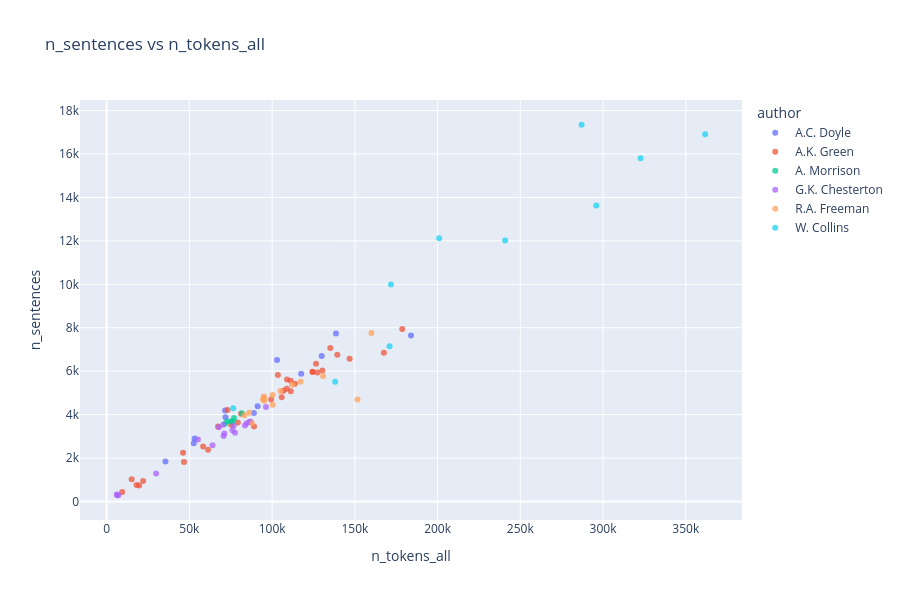
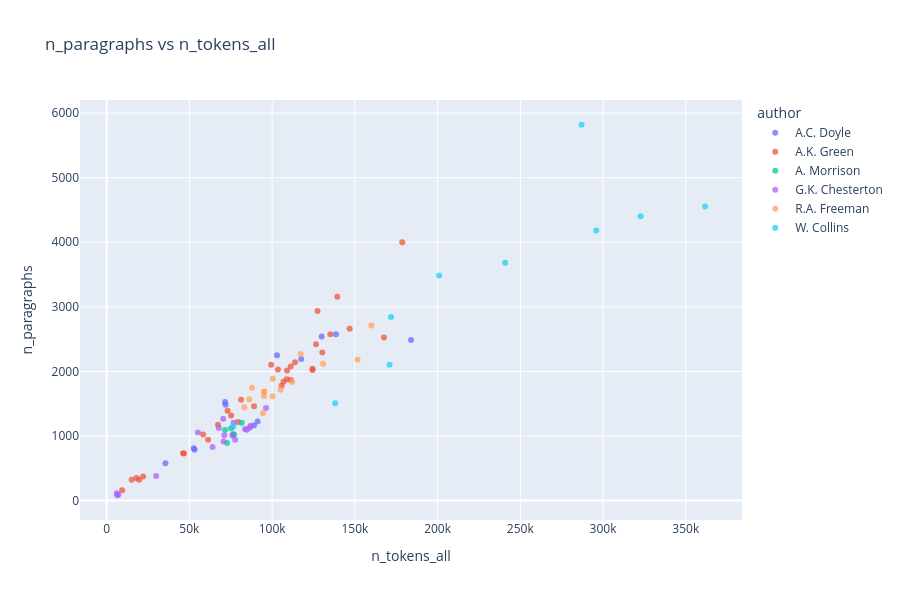
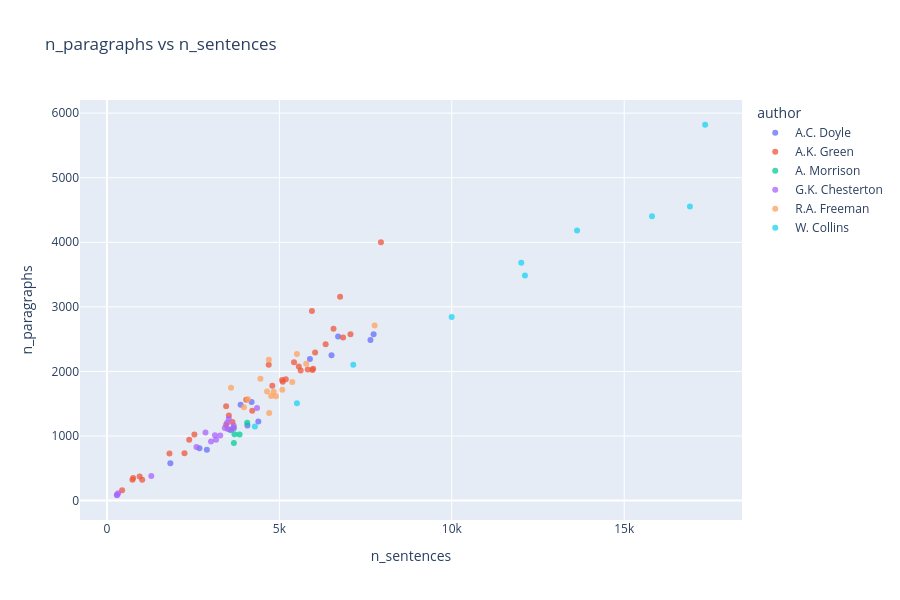
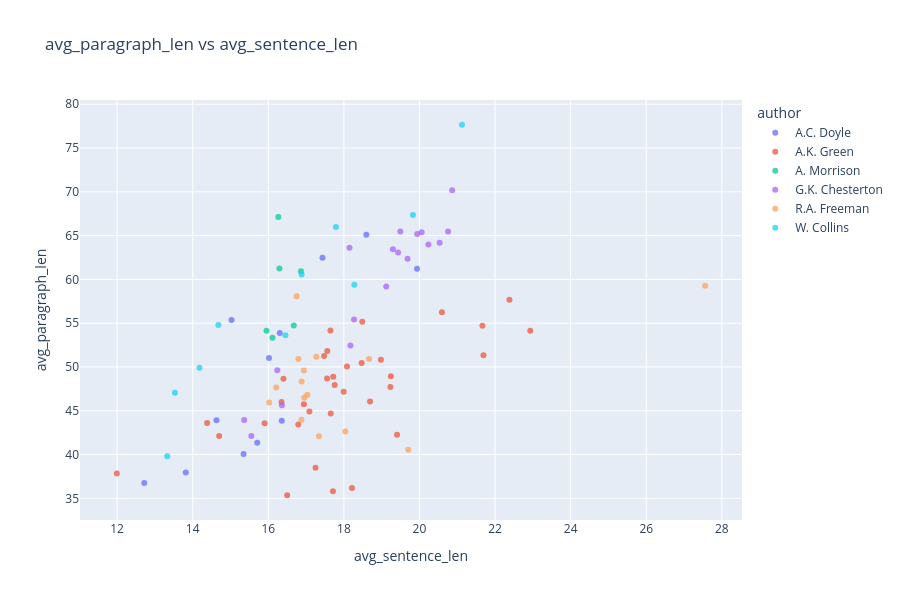

The notebook cell these images were saved under, in order:
### Code cell
plot_scatter_list_plotly(
    data=df_corpus,
    scatter_pairs=scatter_pairs,
    hue="author",
    work_col="title",
)

### Figure 1 — Plotly figure (JSON) as saved in the notebook; plotly's stock layout.template omitted (floating-point values rounded to 4 significant figures)
{"data": [{"customdata": [["A.C. Doyle"], ["A.C. Doyle"], ["A.C. Doyle"], ["A.C. Doyle"], ["A.C. Doyle"], ["A.C. Doyle"], ["A.C. Doyle"], ["A.C. Doyle"], ["A.C. Doyle"], ["A.C. Doyle"], ["A.C. Doyle"], ["A.C. Doyle"]], "hovertemplate": "<b>%{hovertext}</b><br><br>author=%{customdata[0]}<br>n_tokens_all=%{x}<br>n_sentences=%{y}<extra></extra>", "hovertext": ["A Study in Scarlet", "Tales of Terror and Mystery", "The Adventures of Sherlock Holmes", "The case-book of Sherlock Holmes", "The Hound of the Baskervilles", "The Lost World", "The Memoirs of Sherlock Holmes", "The Poison Belt", "The Return of Sherlock Holmes", "The Sign of the Four", "The Valley of Fear", "The White Company"], "legendgroup": "A.C. Doyle", "marker": {"color": "#636efa", "opacity": 0.75, "symbol": "circle"}, "mode": "markers", "name": "A.C. Doyle", "orientation": "v", "showlegend": true, "type": "scatter", "x": [52652, 89015, 129975, 102951, 71859, 91227, 117561, 35538, 138594, 53173, 71564, 183941], "xaxis": "x", "y": [2683, 4073, 6703, 6512, 3876, 4390, 5886, 1839, 7733, 2897, 4194, 7641], "yaxis": "y"}, {"customdata": [["A.K. Green"], ["A.K. Green"], ["A.K. Green"], ["A.K. Green"], ["A.K. Green"], ["A.K. Green"], ["A.K. Green"], ["A.K. Green"], ["A.K. Green"], ["A.K. Green"], ["A.K. Green"], ["A.K. Green"], ["A.K. Green"], ["A.K. Green"], ["A.K. Green"], ["A.K. Green"], ["A.K. Green"], ["A.K. Green"], ["A.K. Green"], ["A.K. Green"], ["A.K. Green"], ["A.K. Green"], ["A.K. Green"], ["A.K. Green"], ["A.K. Green"], ["A.K. Green"], ["A.K. Green"], ["A.K. Green"], ["A.K. Green"], ["A.K. Green"], ["A.K. Green"], ["A.K. Green"], ["A.K. Green"], ["A.K. Green"]], "hovertemplate": "<b>%{hovertext}</b><br><br>author=%{customdata[0]}<br>n_tokens_all=%{x}<br>n_sentences=%{y}<extra></extra>", "hovertext": ["7 to 12: A Detective Story", "A Difficult Problem", "A Matter of Millions", "A Strange Disappearance", "Agatha Webb", "Behind Closed Doors", "Cynthia Wakeham's Money", "Dark Hollow", "Doctor Izard", "Hand and Ring", "Initials Only", "Lost Man's Lane", "Masterpieces of Mystery", "One of My Sons", "Room Number 3, and Other Detective Stories", "That Affair Next Door", "The Chief Legatee", "The Circular Study", "The Doctor, his Wife, and the Clock", "The Filigree Ball", "The Forsaken Inn", "The Golden Slipper and Other Problems for Violet Strange", "The House of the Whispering Pines", "The Leavenworth Case", "The Mill Mystery", "The Millionaire Baby", "The Mystery of the Hasty Arrow", "The Old Stone House and Other Stories", "The Step on the Stair ", "The Sword of Damocles", "The Woman in the Alcove", "Three Thousand Dollars", "To the Minute", "X Y Z: A Detective Story"], "legendgroup": "A.K. Green", "marker": {"color": "#EF553B", "opacity": 0.75, "symbol": "circle"}, "mode": "markers", "name": "A.K. Green", "orientation": "v", "showlegend": true, "type": "scatter", "x": [18034, 9390, 130354, 61280, 106902, 146869, 99398, 108994, 58302, 178660, 103512, 111284, 124417, 113875, 124455, 127431, 73064, 67303, 19622, 105773, 75234, 108860, 135173, 139396, 89085, 81231, 111247, 46731, 126528, 167590, 79314, 15120, 46167, 22028], "xaxis": "x", "y": [761, 440, 6036, 2385, 5098, 6570, 4691, 5618, 2536, 7946, 5823, 5080, 5959, 5425, 5979, 5944, 4213, 3455, 739, 4795, 3535, 5187, 7062, 6761, 3456, 4038, 5564, 1813, 6342, 6848, 3640, 1022, 2249, 948], "yaxis": "y"}, {"customdata": [["A. Morrison"], ["A. Morrison"], ["A. Morrison"], ["A. Morrison"], ["A. Morrison"], ["A. Morrison"]], "hovertemplate": "<b>%{hovertext}</b><br><br>author=%{customdata[0]}<br>n_tokens_all=%{x}<br>n_sentences=%{y}<extra></extra>", "hovertext": ["Adventures of Martin Hewit", "Chronicles of Martin Hewitt", "Martin Hewitt, Investigator", "The Dorrington Deed-Box", "The Red Triangle", "The Hole in the Wall"], "legendgroup": "A. Morrison", "marker": {"color": "#00cc96", "opacity": 0.75, "symbol": "circle"}, "mode": "markers", "name": "A. Morrison", "orientation": "v", "showlegend": true, "type": "scatter", "x": [76985, 75200, 71543, 72825, 76430, 81647], "xaxis": "x", "y": [3846, 3678, 3577, 3681, 3698, 4067], "yaxis": "y"}, {"customdata": [["G.K. Chesterton"], ["G.K. Chesterton"], ["G.K. Chesterton"], ["G.K. Chesterton"], ["G.K. Chesterton"], ["G.K. Chesterton"], ["G.K. Chesterton"], ["G.K. Chesterton"], ["G.K. Chesterton"], ["G.K. Chesterton"], ["G.K. Chesterton"], ["G.K. Chesterton"], ["G.K. Chesterton"], ["G.K. Chesterton"], ["G.K. Chesterton"], ["G.K. Chesterton"], ["G.K. Chesterton"], ["G.K. Chesterton"]], "hovertemplate": "<b>%{hovertext}</b><br><br>author=%{customdata[0]}<br>n_tokens_all=%{x}<br>n_sentences=%{y}<extra></extra>", "hovertext": ["Four Faultless Felons", "Manalive", "The Club of Queer Trades", "The Donnington Affair", "The Incredulity of Father Brown", "The innocence of Father Brown", "The Man Who Knew Too Much", "The Man Who Was Thursday: A Nightmare", "The Mask of Midas", "The Napoleon of Notting Hill", "The Paradoxes of Mr Pond", "The Poet and The Lunatics", "The Return of Don Quixote", "The Scandal of Father Brown", "The Secret of Father Brown", "The Trees of Pride", "The White Pillars Murder", "The Wisdom of Father Brown"], "legendgroup": "G.K. Chesterton", "marker": {"color": "#ab63fa", "opacity": 0.75, "symbol": "circle"}, "mode": "markers", "name": "G.K. Chesterton", "orientation": "v", "showlegend": true, "type": "scatter", "x": [83630, 70692, 55164, 6160, 84659, 96290, 71123, 70438, 7069, 67778, 64005, 77607, 86489, 76020, 76742, 29904, 6390, 86943], "xaxis": "x", "y": [3504, 3018, 2857, 326, 3603, 4352, 3132, 3533, 287, 3418, 2595, 3164, 3668, 3285, 3484, 1286, 291, 3677], "yaxis": "y"}, {"customdata": [["R.A. Freeman"], ["R.A. Freeman"], ["R.A. Freeman"], ["R.A. Freeman"], ["R.A. Freeman"], ["R.A. Freeman"], ["R.A. Freeman"], ["R.A. Freeman"], ["R.A. Freeman"], ["R.A. Freeman"], ["R.A. Freeman"], ["R.A. Freeman"], ["R.A. Freeman"], ["R.A. Freeman"], ["R.A. Freeman"]], "hovertemplate": "<b>%{hovertext}</b><br><br>author=%{customdata[0]}<br>n_tokens_all=%{x}<br>n_sentences=%{y}<extra></extra>", "hovertext": ["A silent witness", "As a thief in the night", "Dr. Thorndyke's Casebook", "Helen Vardon's confession", "John Thorndyke's Cases", "The D'Arblay Mystery", "The Exploits of Danby Croker", "The Eye of Osiris", "The golden pool", "The Magic Casket", "The Mystery of 31 New Inn", "The mystery of Angelina Frood", "The Red Thumb Mark", "The shadow of the Wolf", "The singing bone"], "legendgroup": "R.A. Freeman", "marker": {"color": "#FFA15A", "opacity": 0.75, "symbol": "circle"}, "mode": "markers", "name": "R.A. Freeman", "orientation": "v", "showlegend": true, "type": "scatter", "x": [130810, 105047, 83241, 159996, 100421, 100349, 94972, 117237, 151629, 95144, 95318, 112084, 87816, 94472, 86218], "xaxis": "x", "y": [5778, 5084, 3972, 7762, 4450, 4902, 4833, 5509, 4695, 4762, 4642, 5374, 3598, 4705, 4090], "yaxis": "y"}, {"customdata": [["W. Collins"], ["W. Collins"], ["W. Collins"], ["W. Collins"], ["W. Collins"], ["W. Collins"], ["W. Collins"], ["W. Collins"], ["W. Collins"], ["W. Collins"]], "hovertemplate": "<b>%{hovertext}</b><br><br>author=%{customdata[0]}<br>n_tokens_all=%{x}<br>n_sentences=%{y}<extra></extra>", "hovertext": ["Armadale", "Basil", "Man and Wife", "No Name", "Poor Miss Finch", "The Dead Secret", "The Haunted Hotel", "The Law and the Lady", "The Moonstone", "The Woman in White"], "legendgroup": "W. Collins", "marker": {"color": "#19d3f3", "opacity": 0.75, "symbol": "circle"}, "mode": "markers", "name": "W. Collins", "orientation": "v", "showlegend": true, "type": "scatter", "x": [361724, 138116, 287031, 322699, 200961, 170995, 76506, 171842, 240864, 295911], "xaxis": "x", "y": [16905, 5510, 17347, 15806, 12121, 7143, 4289, 9996, 12014, 13633], "yaxis": "y"}], "layout": {"height": 600, "legend": {"title": {"text": "author"}, "tracegroupgap": 0}, "title": {"text": "n_sentences vs n_tokens_all"}, "width": 900, "xaxis": {"anchor": "y", "domain": [0, 1], "title": {"text": "n_tokens_all"}}, "yaxis": {"anchor": "x", "domain": [0, 1], "title": {"text": "n_sentences"}}}}

### Figure 2 — Plotly figure (JSON) as saved in the notebook; plotly's stock layout.template omitted (floating-point values rounded to 4 significant figures)
{"data": [{"customdata": [["A.C. Doyle"], ["A.C. Doyle"], ["A.C. Doyle"], ["A.C. Doyle"], ["A.C. Doyle"], ["A.C. Doyle"], ["A.C. Doyle"], ["A.C. Doyle"], ["A.C. Doyle"], ["A.C. Doyle"], ["A.C. Doyle"], ["A.C. Doyle"]], "hovertemplate": "<b>%{hovertext}</b><br><br>author=%{customdata[0]}<br>n_tokens_all=%{x}<br>n_paragraphs=%{y}<extra></extra>", "hovertext": ["A Study in Scarlet", "Tales of Terror and Mystery", "The Adventures of Sherlock Holmes", "The case-book of Sherlock Holmes", "The Hound of the Baskervilles", "The Lost World", "The Memoirs of Sherlock Holmes", "The Poison Belt", "The Return of Sherlock Holmes", "The Sign of the Four", "The Valley of Fear", "The White Company"], "legendgroup": "A.C. Doyle", "marker": {"color": "#636efa", "opacity": 0.75, "symbol": "circle"}, "mode": "markers", "name": "A.C. Doyle", "orientation": "v", "showlegend": true, "type": "scatter", "x": [52652, 89015, 129975, 102951, 71859, 91227, 117561, 35538, 138594, 53173, 71564, 183941], "xaxis": "x", "y": [810, 1163, 2543, 2250, 1485, 1225, 2193, 577, 2575, 786, 1527, 2487], "yaxis": "y"}, {"customdata": [["A.K. Green"], ["A.K. Green"], ["A.K. Green"], ["A.K. Green"], ["A.K. Green"], ["A.K. Green"], ["A.K. Green"], ["A.K. Green"], ["A.K. Green"], ["A.K. Green"], ["A.K. Green"], ["A.K. Green"], ["A.K. Green"], ["A.K. Green"], ["A.K. Green"], ["A.K. Green"], ["A.K. Green"], ["A.K. Green"], ["A.K. Green"], ["A.K. Green"], ["A.K. Green"], ["A.K. Green"], ["A.K. Green"], ["A.K. Green"], ["A.K. Green"], ["A.K. Green"], ["A.K. Green"], ["A.K. Green"], ["A.K. Green"], ["A.K. Green"], ["A.K. Green"], ["A.K. Green"], ["A.K. Green"], ["A.K. Green"]], "hovertemplate": "<b>%{hovertext}</b><br><br>author=%{customdata[0]}<br>n_tokens_all=%{x}<br>n_paragraphs=%{y}<extra></extra>", "hovertext": ["7 to 12: A Detective Story", "A Difficult Problem", "A Matter of Millions", "A Strange Disappearance", "Agatha Webb", "Behind Closed Doors", "Cynthia Wakeham's Money", "Dark Hollow", "Doctor Izard", "Hand and Ring", "Initials Only", "Lost Man's Lane", "Masterpieces of Mystery", "One of My Sons", "Room Number 3, and Other Detective Stories", "That Affair Next Door", "The Chief Legatee", "The Circular Study", "The Doctor, his Wife, and the Clock", "The Filigree Ball", "The Forsaken Inn", "The Golden Slipper and Other Problems for Violet Strange", "The House of the Whispering Pines", "The Leavenworth Case", "The Mill Mystery", "The Millionaire Baby", "The Mystery of the Hasty Arrow", "The Old Stone House and Other Stories", "The Step on the Stair ", "The Sword of Damocles", "The Woman in the Alcove", "Three Thousand Dollars", "To the Minute", "X Y Z: A Detective Story"], "legendgroup": "A.K. Green", "marker": {"color": "#EF553B", "opacity": 0.75, "symbol": "circle"}, "mode": "markers", "name": "A.K. Green", "orientation": "v", "showlegend": true, "type": "scatter", "x": [18034, 9390, 130354, 61280, 106902, 146869, 99398, 108994, 58302, 178660, 103512, 111284, 124417, 113875, 124455, 127431, 73064, 67303, 19622, 105773, 75234, 108860, 135173, 139396, 89085, 81231, 111247, 46731, 126528, 167590, 79314, 15120, 46167, 22028], "xaxis": "x", "y": [350, 159, 2295, 944, 1840, 2663, 2103, 2013, 1022, 4000, 2032, 1868, 2023, 2144, 2041, 2936, 1390, 1175, 324, 1780, 1318, 1880, 2577, 3155, 1461, 1562, 2077, 730, 2420, 2527, 1219, 324, 732, 374], "yaxis": "y"}, {"customdata": [["A. Morrison"], ["A. Morrison"], ["A. Morrison"], ["A. Morrison"], ["A. Morrison"], ["A. Morrison"]], "hovertemplate": "<b>%{hovertext}</b><br><br>author=%{customdata[0]}<br>n_tokens_all=%{x}<br>n_paragraphs=%{y}<extra></extra>", "hovertext": ["Adventures of Martin Hewit", "Chronicles of Martin Hewitt", "Martin Hewitt, Investigator", "The Dorrington Deed-Box", "The Red Triangle", "The Hole in the Wall"], "legendgroup": "A. Morrison", "marker": {"color": "#00cc96", "opacity": 0.75, "symbol": "circle"}, "mode": "markers", "name": "A. Morrison", "orientation": "v", "showlegend": true, "type": "scatter", "x": [76985, 75200, 71543, 72825, 76430, 81647], "xaxis": "x", "y": [1023, 1119, 1093, 893, 1026, 1205], "yaxis": "y"}, {"customdata": [["G.K. Chesterton"], ["G.K. Chesterton"], ["G.K. Chesterton"], ["G.K. Chesterton"], ["G.K. Chesterton"], ["G.K. Chesterton"], ["G.K. Chesterton"], ["G.K. Chesterton"], ["G.K. Chesterton"], ["G.K. Chesterton"], ["G.K. Chesterton"], ["G.K. Chesterton"], ["G.K. Chesterton"], ["G.K. Chesterton"], ["G.K. Chesterton"], ["G.K. Chesterton"], ["G.K. Chesterton"], ["G.K. Chesterton"]], "hovertemplate": "<b>%{hovertext}</b><br><br>author=%{customdata[0]}<br>n_tokens_all=%{x}<br>n_paragraphs=%{y}<extra></extra>", "hovertext": ["Four Faultless Felons", "Manalive", "The Club of Queer Trades", "The Donnington Affair", "The Incredulity of Father Brown", "The innocence of Father Brown", "The Man Who Knew Too Much", "The Man Who Was Thursday: A Nightmare", "The Mask of Midas", "The Napoleon of Notting Hill", "The Paradoxes of Mr Pond", "The Poet and The Lunatics", "The Return of Don Quixote", "The Scandal of Father Brown", "The Secret of Father Brown", "The Trees of Pride", "The White Pillars Murder", "The Wisdom of Father Brown"], "legendgroup": "G.K. Chesterton", "marker": {"color": "#ab63fa", "opacity": 0.75, "symbol": "circle"}, "mode": "markers", "name": "G.K. Chesterton", "orientation": "v", "showlegend": true, "type": "scatter", "x": [83630, 70692, 55164, 6160, 84659, 96290, 71123, 70438, 7069, 67778, 64005, 77607, 86489, 76020, 76742, 29904, 6390, 86943], "xaxis": "x", "y": [1107, 917, 1054, 114, 1099, 1435, 1014, 1266, 91, 1125, 830, 941, 1128, 1009, 1207, 383, 83, 1161], "yaxis": "y"}, {"customdata": [["R.A. Freeman"], ["R.A. Freeman"], ["R.A. Freeman"], ["R.A. Freeman"], ["R.A. Freeman"], ["R.A. Freeman"], ["R.A. Freeman"], ["R.A. Freeman"], ["R.A. Freeman"], ["R.A. Freeman"], ["R.A. Freeman"], ["R.A. Freeman"], ["R.A. Freeman"], ["R.A. Freeman"], ["R.A. Freeman"]], "hovertemplate": "<b>%{hovertext}</b><br><br>author=%{customdata[0]}<br>n_tokens_all=%{x}<br>n_paragraphs=%{y}<extra></extra>", "hovertext": ["A silent witness", "As a thief in the night", "Dr. Thorndyke's Casebook", "Helen Vardon's confession", "John Thorndyke's Cases", "The D'Arblay Mystery", "The Exploits of Danby Croker", "The Eye of Osiris", "The golden pool", "The Magic Casket", "The Mystery of 31 New Inn", "The mystery of Angelina Frood", "The Red Thumb Mark", "The shadow of the Wolf", "The singing bone"], "legendgroup": "R.A. Freeman", "marker": {"color": "#FFA15A", "opacity": 0.75, "symbol": "circle"}, "mode": "markers", "name": "R.A. Freeman", "orientation": "v", "showlegend": true, "type": "scatter", "x": [130810, 105047, 83241, 159996, 100421, 100349, 94972, 117237, 151629, 95144, 95318, 112084, 87816, 94472, 86218], "xaxis": "x", "y": [2119, 1716, 1445, 2710, 1886, 1617, 1687, 2269, 2182, 1620, 1688, 1835, 1748, 1357, 1570], "yaxis": "y"}, {"customdata": [["W. Collins"], ["W. Collins"], ["W. Collins"], ["W. Collins"], ["W. Collins"], ["W. Collins"], ["W. Collins"], ["W. Collins"], ["W. Collins"], ["W. Collins"]], "hovertemplate": "<b>%{hovertext}</b><br><br>author=%{customdata[0]}<br>n_tokens_all=%{x}<br>n_paragraphs=%{y}<extra></extra>", "hovertext": ["Armadale", "Basil", "Man and Wife", "No Name", "Poor Miss Finch", "The Dead Secret", "The Haunted Hotel", "The Law and the Lady", "The Moonstone", "The Woman in White"], "legendgroup": "W. Collins", "marker": {"color": "#19d3f3", "opacity": 0.75, "symbol": "circle"}, "mode": "markers", "name": "W. Collins", "orientation": "v", "showlegend": true, "type": "scatter", "x": [361724, 138116, 287031, 322699, 200961, 170995, 76506, 171842, 240864, 295911], "xaxis": "x", "y": [4554, 1508, 5820, 4402, 3484, 2103, 1149, 2844, 3682, 4184], "yaxis": "y"}], "layout": {"height": 600, "legend": {"title": {"text": "author"}, "tracegroupgap": 0}, "title": {"text": "n_paragraphs vs n_tokens_all"}, "width": 900, "xaxis": {"anchor": "y", "domain": [0, 1], "title": {"text": "n_tokens_all"}}, "yaxis": {"anchor": "x", "domain": [0, 1], "title": {"text": "n_paragraphs"}}}}

### Figure 3 — Plotly figure (JSON) as saved in the notebook; plotly's stock layout.template omitted (floating-point values rounded to 4 significant figures)
{"data": [{"customdata": [["A.C. Doyle"], ["A.C. Doyle"], ["A.C. Doyle"], ["A.C. Doyle"], ["A.C. Doyle"], ["A.C. Doyle"], ["A.C. Doyle"], ["A.C. Doyle"], ["A.C. Doyle"], ["A.C. Doyle"], ["A.C. Doyle"], ["A.C. Doyle"]], "hovertemplate": "<b>%{hovertext}</b><br><br>author=%{customdata[0]}<br>n_sentences=%{x}<br>n_paragraphs=%{y}<extra></extra>", "hovertext": ["A Study in Scarlet", "Tales of Terror and Mystery", "The Adventures of Sherlock Holmes", "The case-book of Sherlock Holmes", "The Hound of the Baskervilles", "The Lost World", "The Memoirs of Sherlock Holmes", "The Poison Belt", "The Return of Sherlock Holmes", "The Sign of the Four", "The Valley of Fear", "The White Company"], "legendgroup": "A.C. Doyle", "marker": {"color": "#636efa", "opacity": 0.75, "symbol": "circle"}, "mode": "markers", "name": "A.C. Doyle", "orientation": "v", "showlegend": true, "type": "scatter", "x": [2683, 4073, 6703, 6512, 3876, 4390, 5886, 1839, 7733, 2897, 4194, 7641], "xaxis": "x", "y": [810, 1163, 2543, 2250, 1485, 1225, 2193, 577, 2575, 786, 1527, 2487], "yaxis": "y"}, {"customdata": [["A.K. Green"], ["A.K. Green"], ["A.K. Green"], ["A.K. Green"], ["A.K. Green"], ["A.K. Green"], ["A.K. Green"], ["A.K. Green"], ["A.K. Green"], ["A.K. Green"], ["A.K. Green"], ["A.K. Green"], ["A.K. Green"], ["A.K. Green"], ["A.K. Green"], ["A.K. Green"], ["A.K. Green"], ["A.K. Green"], ["A.K. Green"], ["A.K. Green"], ["A.K. Green"], ["A.K. Green"], ["A.K. Green"], ["A.K. Green"], ["A.K. Green"], ["A.K. Green"], ["A.K. Green"], ["A.K. Green"], ["A.K. Green"], ["A.K. Green"], ["A.K. Green"], ["A.K. Green"], ["A.K. Green"], ["A.K. Green"]], "hovertemplate": "<b>%{hovertext}</b><br><br>author=%{customdata[0]}<br>n_sentences=%{x}<br>n_paragraphs=%{y}<extra></extra>", "hovertext": ["7 to 12: A Detective Story", "A Difficult Problem", "A Matter of Millions", "A Strange Disappearance", "Agatha Webb", "Behind Closed Doors", "Cynthia Wakeham's Money", "Dark Hollow", "Doctor Izard", "Hand and Ring", "Initials Only", "Lost Man's Lane", "Masterpieces of Mystery", "One of My Sons", "Room Number 3, and Other Detective Stories", "That Affair Next Door", "The Chief Legatee", "The Circular Study", "The Doctor, his Wife, and the Clock", "The Filigree Ball", "The Forsaken Inn", "The Golden Slipper and Other Problems for Violet Strange", "The House of the Whispering Pines", "The Leavenworth Case", "The Mill Mystery", "The Millionaire Baby", "The Mystery of the Hasty Arrow", "The Old Stone House and Other Stories", "The Step on the Stair ", "The Sword of Damocles", "The Woman in the Alcove", "Three Thousand Dollars", "To the Minute", "X Y Z: A Detective Story"], "legendgroup": "A.K. Green", "marker": {"color": "#EF553B", "opacity": 0.75, "symbol": "circle"}, "mode": "markers", "name": "A.K. Green", "orientation": "v", "showlegend": true, "type": "scatter", "x": [761, 440, 6036, 2385, 5098, 6570, 4691, 5618, 2536, 7946, 5823, 5080, 5959, 5425, 5979, 5944, 4213, 3455, 739, 4795, 3535, 5187, 7062, 6761, 3456, 4038, 5564, 1813, 6342, 6848, 3640, 1022, 2249, 948], "xaxis": "x", "y": [350, 159, 2295, 944, 1840, 2663, 2103, 2013, 1022, 4000, 2032, 1868, 2023, 2144, 2041, 2936, 1390, 1175, 324, 1780, 1318, 1880, 2577, 3155, 1461, 1562, 2077, 730, 2420, 2527, 1219, 324, 732, 374], "yaxis": "y"}, {"customdata": [["A. Morrison"], ["A. Morrison"], ["A. Morrison"], ["A. Morrison"], ["A. Morrison"], ["A. Morrison"]], "hovertemplate": "<b>%{hovertext}</b><br><br>author=%{customdata[0]}<br>n_sentences=%{x}<br>n_paragraphs=%{y}<extra></extra>", "hovertext": ["Adventures of Martin Hewit", "Chronicles of Martin Hewitt", "Martin Hewitt, Investigator", "The Dorrington Deed-Box", "The Red Triangle", "The Hole in the Wall"], "legendgroup": "A. Morrison", "marker": {"color": "#00cc96", "opacity": 0.75, "symbol": "circle"}, "mode": "markers", "name": "A. Morrison", "orientation": "v", "showlegend": true, "type": "scatter", "x": [3846, 3678, 3577, 3681, 3698, 4067], "xaxis": "x", "y": [1023, 1119, 1093, 893, 1026, 1205], "yaxis": "y"}, {"customdata": [["G.K. Chesterton"], ["G.K. Chesterton"], ["G.K. Chesterton"], ["G.K. Chesterton"], ["G.K. Chesterton"], ["G.K. Chesterton"], ["G.K. Chesterton"], ["G.K. Chesterton"], ["G.K. Chesterton"], ["G.K. Chesterton"], ["G.K. Chesterton"], ["G.K. Chesterton"], ["G.K. Chesterton"], ["G.K. Chesterton"], ["G.K. Chesterton"], ["G.K. Chesterton"], ["G.K. Chesterton"], ["G.K. Chesterton"]], "hovertemplate": "<b>%{hovertext}</b><br><br>author=%{customdata[0]}<br>n_sentences=%{x}<br>n_paragraphs=%{y}<extra></extra>", "hovertext": ["Four Faultless Felons", "Manalive", "The Club of Queer Trades", "The Donnington Affair", "The Incredulity of Father Brown", "The innocence of Father Brown", "The Man Who Knew Too Much", "The Man Who Was Thursday: A Nightmare", "The Mask of Midas", "The Napoleon of Notting Hill", "The Paradoxes of Mr Pond", "The Poet and The Lunatics", "The Return of Don Quixote", "The Scandal of Father Brown", "The Secret of Father Brown", "The Trees of Pride", "The White Pillars Murder", "The Wisdom of Father Brown"], "legendgroup": "G.K. Chesterton", "marker": {"color": "#ab63fa", "opacity": 0.75, "symbol": "circle"}, "mode": "markers", "name": "G.K. Chesterton", "orientation": "v", "showlegend": true, "type": "scatter", "x": [3504, 3018, 2857, 326, 3603, 4352, 3132, 3533, 287, 3418, 2595, 3164, 3668, 3285, 3484, 1286, 291, 3677], "xaxis": "x", "y": [1107, 917, 1054, 114, 1099, 1435, 1014, 1266, 91, 1125, 830, 941, 1128, 1009, 1207, 383, 83, 1161], "yaxis": "y"}, {"customdata": [["R.A. Freeman"], ["R.A. Freeman"], ["R.A. Freeman"], ["R.A. Freeman"], ["R.A. Freeman"], ["R.A. Freeman"], ["R.A. Freeman"], ["R.A. Freeman"], ["R.A. Freeman"], ["R.A. Freeman"], ["R.A. Freeman"], ["R.A. Freeman"], ["R.A. Freeman"], ["R.A. Freeman"], ["R.A. Freeman"]], "hovertemplate": "<b>%{hovertext}</b><br><br>author=%{customdata[0]}<br>n_sentences=%{x}<br>n_paragraphs=%{y}<extra></extra>", "hovertext": ["A silent witness", "As a thief in the night", "Dr. Thorndyke's Casebook", "Helen Vardon's confession", "John Thorndyke's Cases", "The D'Arblay Mystery", "The Exploits of Danby Croker", "The Eye of Osiris", "The golden pool", "The Magic Casket", "The Mystery of 31 New Inn", "The mystery of Angelina Frood", "The Red Thumb Mark", "The shadow of the Wolf", "The singing bone"], "legendgroup": "R.A. Freeman", "marker": {"color": "#FFA15A", "opacity": 0.75, "symbol": "circle"}, "mode": "markers", "name": "R.A. Freeman", "orientation": "v", "showlegend": true, "type": "scatter", "x": [5778, 5084, 3972, 7762, 4450, 4902, 4833, 5509, 4695, 4762, 4642, 5374, 3598, 4705, 4090], "xaxis": "x", "y": [2119, 1716, 1445, 2710, 1886, 1617, 1687, 2269, 2182, 1620, 1688, 1835, 1748, 1357, 1570], "yaxis": "y"}, {"customdata": [["W. Collins"], ["W. Collins"], ["W. Collins"], ["W. Collins"], ["W. Collins"], ["W. Collins"], ["W. Collins"], ["W. Collins"], ["W. Collins"], ["W. Collins"]], "hovertemplate": "<b>%{hovertext}</b><br><br>author=%{customdata[0]}<br>n_sentences=%{x}<br>n_paragraphs=%{y}<extra></extra>", "hovertext": ["Armadale", "Basil", "Man and Wife", "No Name", "Poor Miss Finch", "The Dead Secret", "The Haunted Hotel", "The Law and the Lady", "The Moonstone", "The Woman in White"], "legendgroup": "W. Collins", "marker": {"color": "#19d3f3", "opacity": 0.75, "symbol": "circle"}, "mode": "markers", "name": "W. Collins", "orientation": "v", "showlegend": true, "type": "scatter", "x": [16905, 5510, 17347, 15806, 12121, 7143, 4289, 9996, 12014, 13633], "xaxis": "x", "y": [4554, 1508, 5820, 4402, 3484, 2103, 1149, 2844, 3682, 4184], "yaxis": "y"}], "layout": {"height": 600, "legend": {"title": {"text": "author"}, "tracegroupgap": 0}, "title": {"text": "n_paragraphs vs n_sentences"}, "width": 900, "xaxis": {"anchor": "y", "domain": [0, 1], "title": {"text": "n_sentences"}}, "yaxis": {"anchor": "x", "domain": [0, 1], "title": {"text": "n_paragraphs"}}}}

### Figure 4 — Plotly figure (JSON) as saved in the notebook; plotly's stock layout.template omitted (floating-point values rounded to 4 significant figures)
{"data": [{"customdata": [["A.C. Doyle"], ["A.C. Doyle"], ["A.C. Doyle"], ["A.C. Doyle"], ["A.C. Doyle"], ["A.C. Doyle"], ["A.C. Doyle"], ["A.C. Doyle"], ["A.C. Doyle"], ["A.C. Doyle"], ["A.C. Doyle"], ["A.C. Doyle"]], "hovertemplate": "<b>%{hovertext}</b><br><br>author=%{customdata[0]}<br>avg_sentence_len=%{x}<br>avg_paragraph_len=%{y}<extra></extra>", "hovertext": ["A Study in Scarlet", "Tales of Terror and Mystery", "The Adventures of Sherlock Holmes", "The case-book of Sherlock Holmes", "The Hound of the Baskervilles", "The Lost World", "The Memoirs of Sherlock Holmes", "The Poison Belt", "The Return of Sherlock Holmes", "The Sign of the Four", "The Valley of Fear", "The White Company"], "legendgroup": "A.C. Doyle", "marker": {"color": "#636efa", "opacity": 0.75, "symbol": "circle"}, "mode": "markers", "name": "A.C. Doyle", "orientation": "v", "showlegend": true, "type": "scatter", "x": [16.3, 18.59, 15.71, 12.72, 15.35, 17.43, 16.36, 16.02, 14.63, 15.03, 13.82, 19.94], "xaxis": "x", "y": [53.86, 65.1, 41.36, 36.76, 40.05, 62.48, 43.85, 51.02, 43.9, 55.35, 37.94, 61.23], "yaxis": "y"}, {"customdata": [["A.K. Green"], ["A.K. Green"], ["A.K. Green"], ["A.K. Green"], ["A.K. Green"], ["A.K. Green"], ["A.K. Green"], ["A.K. Green"], ["A.K. Green"], ["A.K. Green"], ["A.K. Green"], ["A.K. Green"], ["A.K. Green"], ["A.K. Green"], ["A.K. Green"], ["A.K. Green"], ["A.K. Green"], ["A.K. Green"], ["A.K. Green"], ["A.K. Green"], ["A.K. Green"], ["A.K. Green"], ["A.K. Green"], ["A.K. Green"], ["A.K. Green"], ["A.K. Green"], ["A.K. Green"], ["A.K. Green"], ["A.K. Green"], ["A.K. Green"], ["A.K. Green"], ["A.K. Green"], ["A.K. Green"], ["A.K. Green"]], "hovertemplate": "<b>%{hovertext}</b><br><br>author=%{customdata[0]}<br>avg_sentence_len=%{x}<br>avg_paragraph_len=%{y}<extra></extra>", "hovertext": ["7 to 12: A Detective Story", "A Difficult Problem", "A Matter of Millions", "A Strange Disappearance", "Agatha Webb", "Behind Closed Doors", "Cynthia Wakeham's Money", "Dark Hollow", "Doctor Izard", "Hand and Ring", "Initials Only", "Lost Man's Lane", "Masterpieces of Mystery", "One of My Sons", "Room Number 3, and Other Detective Stories", "That Affair Next Door", "The Chief Legatee", "The Circular Study", "The Doctor, his Wife, and the Clock", "The Filigree Ball", "The Forsaken Inn", "The Golden Slipper and Other Problems for Violet Strange", "The House of the Whispering Pines", "The Leavenworth Case", "The Mill Mystery", "The Millionaire Baby", "The Mystery of the Hasty Arrow", "The Old Stone House and Other Stories", "The Step on the Stair ", "The Sword of Damocles", "The Woman in the Alcove", "Three Thousand Dollars", "To the Minute", "X Y Z: A Detective Story"], "legendgroup": "A.K. Green", "marker": {"color": "#EF553B", "opacity": 0.75, "symbol": "circle"}, "mode": "markers", "name": "A.K. Green", "orientation": "v", "showlegend": true, "type": "scatter", "x": [19.41, 18.08, 18.0, 21.67, 17.56, 18.69, 17.25, 16.35, 19.23, 18.21, 14.7, 18.47, 17.56, 17.65, 17.48, 17.71, 14.38, 16.4, 22.93, 18.98, 17.76, 17.72, 15.9, 16.5, 21.69, 16.79, 16.94, 22.38, 17.09, 20.59, 18.49, 11.99, 17.64, 19.24], "xaxis": "x", "y": [42.26, 50.04, 47.18, 54.72, 48.69, 46.05, 38.49, 46.01, 47.7, 36.18, 42.12, 50.45, 51.81, 44.69, 51.26, 35.82, 43.61, 48.65, 54.13, 50.83, 47.95, 48.87, 43.57, 35.35, 51.34, 43.43, 45.74, 57.66, 44.92, 56.26, 55.17, 37.83, 54.16, 48.94], "yaxis": "y"}, {"customdata": [["A. Morrison"], ["A. Morrison"], ["A. Morrison"], ["A. Morrison"], ["A. Morrison"], ["A. Morrison"]], "hovertemplate": "<b>%{hovertext}</b><br><br>author=%{customdata[0]}<br>avg_sentence_len=%{x}<br>avg_paragraph_len=%{y}<extra></extra>", "hovertext": ["Adventures of Martin Hewit", "Chronicles of Martin Hewitt", "Martin Hewitt, Investigator", "The Dorrington Deed-Box", "The Red Triangle", "The Hole in the Wall"], "legendgroup": "A. Morrison", "marker": {"color": "#00cc96", "opacity": 0.75, "symbol": "circle"}, "mode": "markers", "name": "A. Morrison", "orientation": "v", "showlegend": true, "type": "scatter", "x": [16.3, 16.67, 16.11, 16.27, 16.86, 15.95], "xaxis": "x", "y": [61.25, 54.74, 53.34, 67.13, 60.94, 54.14], "yaxis": "y"}, {"customdata": [["G.K. Chesterton"], ["G.K. Chesterton"], ["G.K. Chesterton"], ["G.K. Chesterton"], ["G.K. Chesterton"], ["G.K. Chesterton"], ["G.K. Chesterton"], ["G.K. Chesterton"], ["G.K. Chesterton"], ["G.K. Chesterton"], ["G.K. Chesterton"], ["G.K. Chesterton"], ["G.K. Chesterton"], ["G.K. Chesterton"], ["G.K. Chesterton"], ["G.K. Chesterton"], ["G.K. Chesterton"], ["G.K. Chesterton"]], "hovertemplate": "<b>%{hovertext}</b><br><br>author=%{customdata[0]}<br>avg_sentence_len=%{x}<br>avg_paragraph_len=%{y}<extra></extra>", "hovertext": ["Four Faultless Felons", "Manalive", "The Club of Queer Trades", "The Donnington Affair", "The Incredulity of Father Brown", "The innocence of Father Brown", "The Man Who Knew Too Much", "The Man Who Was Thursday: A Nightmare", "The Mask of Midas", "The Napoleon of Notting Hill", "The Paradoxes of Mr Pond", "The Poet and The Lunatics", "The Return of Don Quixote", "The Scandal of Father Brown", "The Secret of Father Brown", "The Trees of Pride", "The White Pillars Murder", "The Wisdom of Father Brown"], "legendgroup": "G.K. Chesterton", "marker": {"color": "#ab63fa", "opacity": 0.75, "symbol": "circle"}, "mode": "markers", "name": "G.K. Chesterton", "orientation": "v", "showlegend": true, "type": "scatter", "x": [20.24, 19.3, 15.55, 15.36, 19.94, 18.27, 19.12, 16.36, 20.76, 16.24, 20.53, 20.87, 20.06, 19.43, 18.17, 19.49, 18.15, 19.68], "xaxis": "x", "y": [64.0, 63.45, 42.12, 43.93, 65.19, 55.43, 59.18, 45.63, 65.46, 49.63, 64.2, 70.19, 65.38, 63.06, 52.46, 65.45, 63.63, 62.34], "yaxis": "y"}, {"customdata": [["R.A. Freeman"], ["R.A. Freeman"], ["R.A. Freeman"], ["R.A. Freeman"], ["R.A. Freeman"], ["R.A. Freeman"], ["R.A. Freeman"], ["R.A. Freeman"], ["R.A. Freeman"], ["R.A. Freeman"], ["R.A. Freeman"], ["R.A. Freeman"], ["R.A. Freeman"], ["R.A. Freeman"], ["R.A. Freeman"]], "hovertemplate": "<b>%{hovertext}</b><br><br>author=%{customdata[0]}<br>avg_sentence_len=%{x}<br>avg_paragraph_len=%{y}<extra></extra>", "hovertext": ["A silent witness", "As a thief in the night", "Dr. Thorndyke's Casebook", "Helen Vardon's confession", "John Thorndyke's Cases", "The D'Arblay Mystery", "The Exploits of Danby Croker", "The Eye of Osiris", "The golden pool", "The Magic Casket", "The Mystery of 31 New Inn", "The mystery of Angelina Frood", "The Red Thumb Mark", "The shadow of the Wolf", "The singing bone"], "legendgroup": "R.A. Freeman", "marker": {"color": "#FFA15A", "opacity": 0.75, "symbol": "circle"}, "mode": "markers", "name": "R.A. Freeman", "orientation": "v", "showlegend": true, "type": "scatter", "x": [18.67, 17.27, 17.03, 16.88, 18.04, 16.8, 16.02, 17.34, 27.56, 16.21, 16.95, 16.94, 19.7, 16.75, 16.88], "xaxis": "x", "y": [50.9, 51.17, 46.82, 48.35, 42.64, 50.9, 45.94, 42.08, 59.29, 47.64, 46.49, 49.61, 40.54, 58.08, 43.97], "yaxis": "y"}, {"customdata": [["W. Collins"], ["W. Collins"], ["W. Collins"], ["W. Collins"], ["W. Collins"], ["W. Collins"], ["W. Collins"], ["W. Collins"], ["W. Collins"], ["W. Collins"]], "hovertemplate": "<b>%{hovertext}</b><br><br>author=%{customdata[0]}<br>avg_sentence_len=%{x}<br>avg_paragraph_len=%{y}<extra></extra>", "hovertext": ["Armadale", "Basil", "Man and Wife", "No Name", "Poor Miss Finch", "The Dead Secret", "The Haunted Hotel", "The Law and the Lady", "The Moonstone", "The Woman in White"], "legendgroup": "W. Collins", "marker": {"color": "#19d3f3", "opacity": 0.75, "symbol": "circle"}, "mode": "markers", "name": "W. Collins", "orientation": "v", "showlegend": true, "type": "scatter", "x": [17.79, 21.13, 13.33, 16.88, 13.53, 19.83, 14.68, 14.18, 16.45, 18.28], "xaxis": "x", "y": [65.97, 77.66, 39.79, 60.55, 47.05, 67.36, 54.78, 49.92, 53.61, 59.38], "yaxis": "y"}], "layout": {"height": 600, "legend": {"title": {"text": "author"}, "tracegroupgap": 0}, "title": {"text": "avg_paragraph_len vs avg_sentence_len"}, "width": 900, "xaxis": {"anchor": "y", "domain": [0, 1], "title": {"text": "avg_sentence_len"}}, "yaxis": {"anchor": "x", "domain": [0, 1], "title": {"text": "avg_paragraph_len"}}}}
